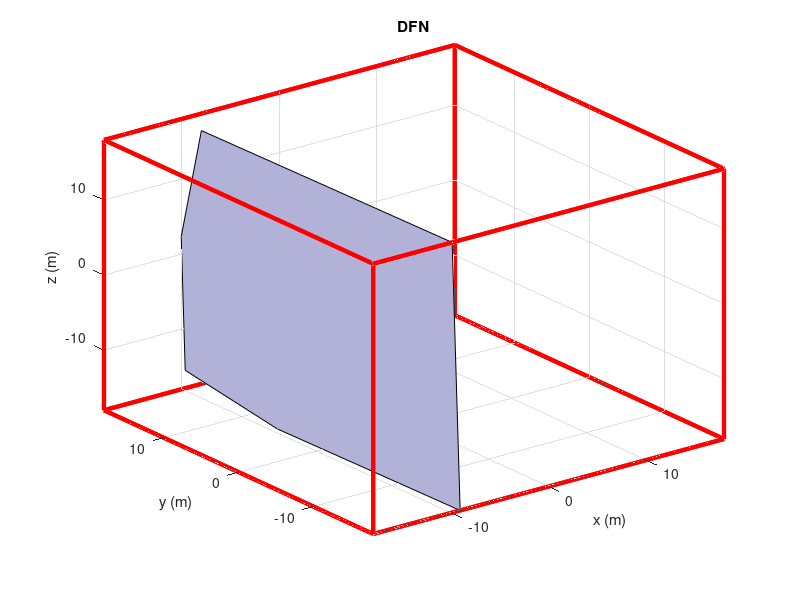

This chart was generated by the following MATLAB code:
clc;
close all;
clear all;
fill3([-9.66637 -9.43239 -9.07508 -9.89675 -10.3873 -10.0761 -9.66637 ],[18 5.95826 -18 -18 14.8933 18 18 ],[-15.6166 -18 -18 18 18 2.3344 -15.6166 ],[rand rand rand]);
grid on;
hold on;
plot3([-18 18],[-18 -18],[18 18],'color',[1 0 0],'Linewidth',3);
grid on;
hold on;
plot3([18 18],[-18 18],[18 18],'color',[1 0 0],'Linewidth',3);
grid on;
hold on;
plot3([18 -18],[18 18],[18 18],'color',[1 0 0],'Linewidth',3);
grid on;
hold on;
plot3([-18 -18],[18 -18],[18 18],'color',[1 0 0],'Linewidth',3);
grid on;
hold on;
plot3([-18 18],[-18 -18],[-18 -18],'color',[1 0 0],'Linewidth',3);
grid on;
hold on;
plot3([18 18],[-18 18],[-18 -18],'color',[1 0 0],'Linewidth',3);
grid on;
hold on;
plot3([18 -18],[18 18],[-18 -18],'color',[1 0 0],'Linewidth',3);
grid on;
hold on;
plot3([-18 -18],[18 -18],[-18 -18],'color',[1 0 0],'Linewidth',3);
grid on;
hold on;
plot3([-18 18],[-18 -18],[-18 -18],'color',[1 0 0],'Linewidth',3);
grid on;
hold on;
plot3([18 18],[-18 -18],[-18 18],'color',[1 0 0],'Linewidth',3);
grid on;
hold on;
plot3([18 -18],[-18 -18],[18 18],'color',[1 0 0],'Linewidth',3);
grid on;
hold on;
plot3([-18 -18],[-18 -18],[18 -18],'color',[1 0 0],'Linewidth',3);
grid on;
hold on;
plot3([-18 18],[18 18],[-18 -18],'color',[1 0 0],'Linewidth',3);
grid on;
hold on;
plot3([18 18],[18 18],[-18 18],'color',[1 0 0],'Linewidth',3);
grid on;
hold on;
plot3([18 -18],[18 18],[18 18],'color',[1 0 0],'Linewidth',3);
grid on;
hold on;
plot3([-18 -18],[18 18],[18 -18],'color',[1 0 0],'Linewidth',3);
grid on;
hold on;
plot3([-18 -18],[-18 18],[-18 -18],'color',[1 0 0],'Linewidth',3);
grid on;
hold on;
plot3([-18 -18],[18 18],[-18 18],'color',[1 0 0],'Linewidth',3);
grid on;
hold on;
plot3([-18 -18],[18 -18],[18 18],'color',[1 0 0],'Linewidth',3);
grid on;
hold on;
plot3([-18 -18],[-18 -18],[18 -18],'color',[1 0 0],'Linewidth',3);
grid on;
hold on;
plot3([18 18],[-18 18],[-18 -18],'color',[1 0 0],'Linewidth',3);
grid on;
hold on;
plot3([18 18],[18 18],[-18 18],'color',[1 0 0],'Linewidth',3);
grid on;
hold on;
plot3([18 18],[18 -18],[18 18],'color',[1 0 0],'Linewidth',3);
grid on;
hold on;
plot3([18 18],[-18 -18],[18 -18],'color',[1 0 0],'Linewidth',3);
grid on;
hold on;
axis([-18 18 -18 18 -18 18])
hold on;
xlabel('x (m)');
ylabel('y (m)');
zlabel('z (m)');
title('DFN');
